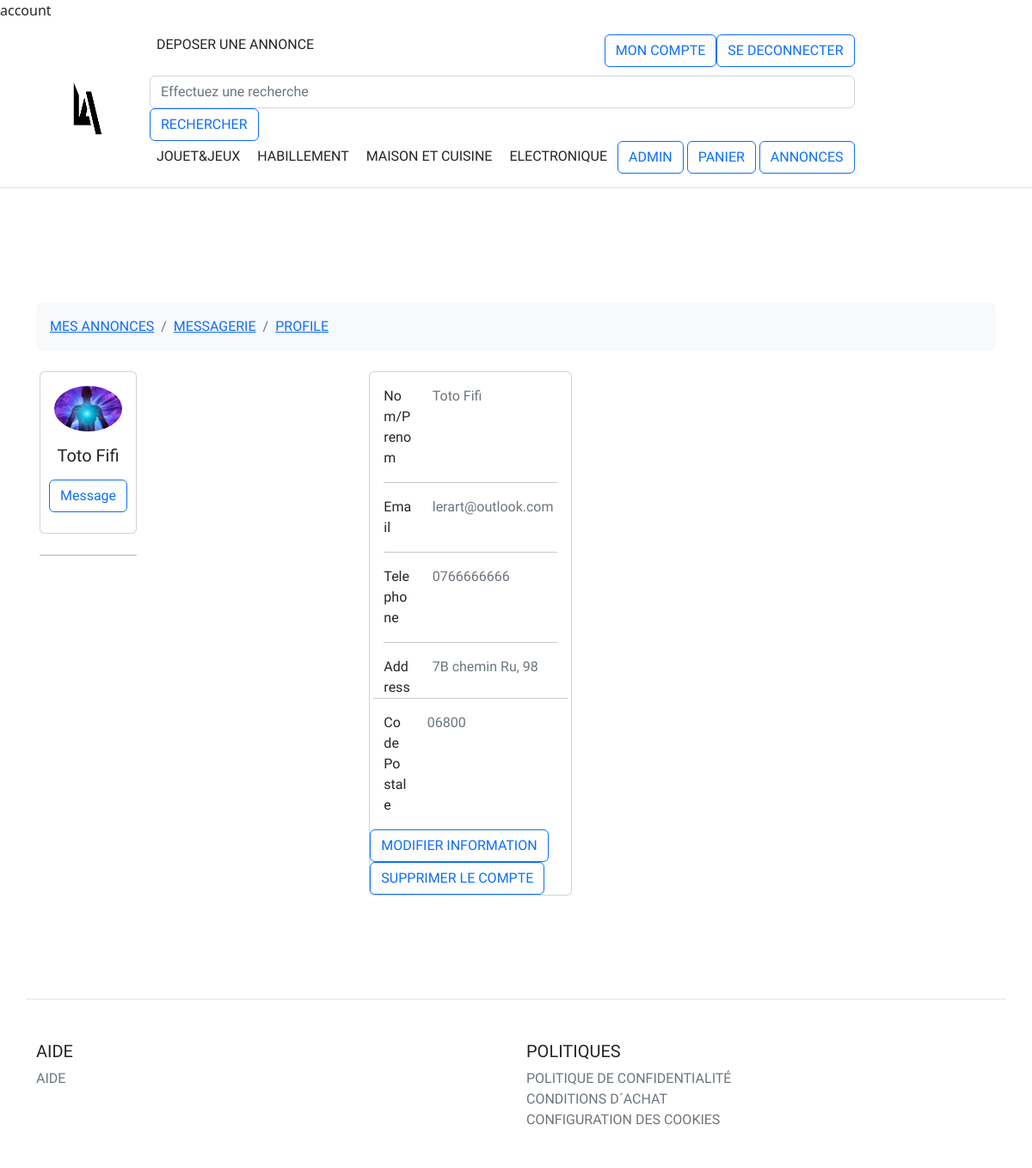
The app's page /?p=account (signed in) with its own data.
### tables this page shows
CREATE TABLE IF NOT EXISTS `membre` (
  `id` int(11) NOT NULL AUTO_INCREMENT,
  `nom` varchar(150) DEFAULT NULL,
  `prenom` varchar(80) DEFAULT NULL,
  `adresse` varchar(250) DEFAULT NULL,
  `code_postale` varchar(7) DEFAULT NULL,
  `telephone` varchar(20) DEFAULT NULL,
  `date_inscription` date DEFAULT NULL,
  `hash` varchar(100) DEFAULT NULL,
  `date_validite_email` datetime DEFAULT NULL,
  `email` varchar(150) DEFAULT NULL,
  `montant_cagnotte` float DEFAULT NULL,
  `date_naissance` date DEFAULT NULL,
  `is_admin` int(4) DEFAULT '0',
  `url_photo_profil` varchar(300) DEFAULT 'assets/image_profil/avatar.jpg',
  `username` varchar(45) DEFAULT NULL,
  `token` varchar(150) DEFAULT NULL,
  `date_validite_token` time DEFAULT NULL,
  `actif` int(4) DEFAULT '0',
  `ville` varchar(20) DEFAULT NULL,
  PRIMARY KEY (`id`)
);

### controller/User.php (called while the page is built, shortened)
<?php
class User
{
  private $nom;
  private $prenom;
  private $adresse;
  private $email;
  private $code_postale;
  private $telephone;
  private $url_photo_profil;
    public function getUrl_photo_profil(){
    return $this->url_photo_profil;
  }
  public function getNom(){
    return $this->nom;
  }
  public function getPrenom(){
    return $this->prenom;
  }
  public function getAdresse(){
    return $this->adresse;
  }
  public function getEmail(){
    return $this->email;
  }
  public function getCodePostale(){
    return $this->code_postale;
  }
  public function getTelephone(){
    return $this->telephone;
  }
  public function chargerAllInfoUserById($id){
  $UserModel= new UserModel();
  $user=$UserModel->chargerUserById($id);
  $this->nom=$user[0]['nom'];
  $this->prenom=$user[0]['prenom'];
  $this->adresse=$user[0]['adresse'];
  $this->email=$user[0]['email'];
  $this->code_postale=$user[0]['code_postale'];
  $this->telephone=$user[0]['telephone'];
  $this->url_photo_profil=$user[0]['url_photo_profil'];
  }
  }

### model/UserModel.php (called while the page is built, shortened)
<?php
class UserModel{
    private $table = 'membre';
function chargerUserById($id_user){
    try {
        global $db;
        $query=$db->prepare('SELECT * FROM '. $this->table. ' WHERE id= :id');
        $query->execute(['id'=>$id_user]);
        if ($query->rowCount()){
            return $query->fetchALL();
        }
    } catch (Exception $e) {
        echo $e->getMessage();
    }
    return false;
}
}

### view/account.php (the view, shortened to what this page needs)
<?php
$user= new User();
$user->chargerAllInfoUserById($_SESSION['id']);
?>
<section>
  <div class="container py-5">
    <div class="row">
      <div class="col">
        <nav aria-label="breadcrumb" class="bg-light rounded-3 p-3 mb-4">
          <ol class="breadcrumb mb-0">
            <li class="breadcrumb-item"><a href="?p=mes_annonces">MES ANNONCES</a></li>
            <li class="breadcrumb-item"><a href="?p=messagerie">MESSAGERIE</a></li>
            <li class="breadcrumb-item active" aria-current="page"><a href="?p=account">PROFILE</a></li>
          </ol>
        </nav>
      </div>
    </div>
    <div class="row">
      <div class="col-lg-4">
        <div class="card mb-4">
          <div class="card-body text-center">
            <img src='<?php
    echo "http://localhost/Projet/".$user->getUrl_photo_profil();?>' alt="avatar"
              class="rounded-circle img-fluid" style="width: 300px;">
            <h5 class="my-3"><?php echo $user->getNom()." ". $user->getPrenom(); ?></h5>
            <div class="d-flex justify-content-center mb-2">
              <a href ="index.php?p=new_message">
             <button class="btn btn-outline-primary" type="submit" tardet="_blank">Message</button>
            </a>
            </div>
          </div>
        </div>
        <div class="card mb-4 mb-lg-0">
        </div>
      </div>
      <div class="col-lg-8">
        <div class="card mb-4">
          <div class="card-body">
            <div class="row">
              <div class="col-sm-3">
                <p class="mb-0">Nom/Prenom</p>
              </div>
              <div class="col-sm-9">
                <p class="text-muted mb-0"><?php echo $user->getNom()." ". $user->getPrenom(); ?></p>
              </div>
            </div>
            <hr>
            <div class="row">
              <div class="col-sm-3">
                <p class="mb-0">Email</p>
              </div>
              <div class="col-sm-9">
                <p class="text-muted mb-0"><?php echo $user->getEmail() ?></p>
              </div>
            </div>
            <hr>
            <div class="row">
              <div class="col-sm-3">
                <p class="mb-0">Telephone</p>
              </div>
              <div class="col-sm-9">
                <p class="text-muted mb-0"><?php echo $user->getTelephone() ?></p>
              </div>
            </div>
            <hr>
            <div class="row">
              <div class="col-sm-3">
                <p class="mb-0">Address</p>
              </div>
              <div class="col-sm-9">
                <p class="text-muted mb-0"><?php echo $user->getAdresse() ?></p>
              </div>
              <hr>
               <div class="row">
              <div class="col-sm-3">
                <p class="mb-0">Code Postale</p>
              </div>
              <div class="col-sm-9">
                <p class="text-muted mb-0"><?php echo $user->getCodePostale() ?></p>
              </div>
            </div>
          </div>
        </div>
         <a href ="index.php?p=modification_info">
        <button class="btn btn-outline-primary" type="submit" tardet="_blank">MODIFIER INFORMATION</button>
        </a>
          <a href ="index.php?p=supprimer_compte">
        <button class="btn btn-outline-primary" type="submit" tardet="_blank">SUPPRIMER LE COMPTE</button>
        </a>
  </div>
</section>

### assets/css/style.css (style rules this page uses)
* { font-family: 'Exo', sans-serif; margin:0; padding: 0; }
div { display: block; }
img { width: 150px; height: 150px; }
.card { width: 32%; margin-left: 1% }
.btn:not(:disabled):not(.disabled) { cursor: pointer; }

### records on screen
membre: url_photo_profil (picture), nom "Toto", prenom "Fifi", email "lerart@outlook.com", telephone "0766666666", adresse "7B chemin Ru, 98", code_postale "06800"
